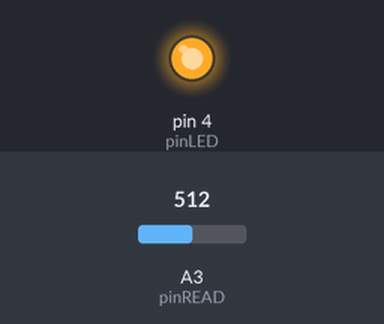
Bench run of a sketch on a simulated Arduino Uno, built with avr-gcc and run on an emulated ATmega328P. Parts: output pins drawn as LEDs (lit = HIGH). The inputs (shaded band) are chosen by the test bench; at power-on: A3 (pinREAD) = 512.

Above: at 1.2 s.
1.3 s: A3 (pinREAD) set to 3
2.8 s: A3 (pinREAD) set to 0
At 3.6 s:
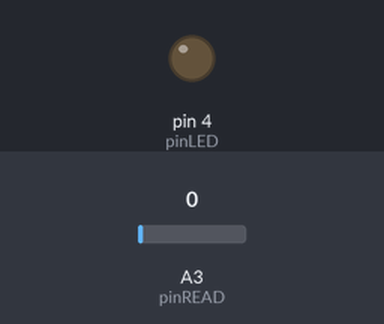
Timing chart, 0 to 5.8 s (numbered marks = the images above; inputs shaded):
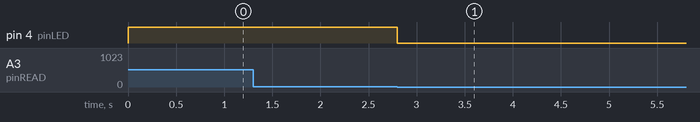

Measured:
- the behaviour switches between 2 and 1 on A3 (pinREAD) (found by bisection; images 0 and 1)
- after the input at 1.3 s, every drawn part: stays the same
- after the input at 2.8 s, pin 4 (pinLED): HIGH → LOW at once

The sketch:

disconnect-when-voltage-drop.ino
```cpp
int pinLED = 4;
int pinREAD=A3;

// the setup function runs once when you press reset or power the board
void setup() {
  // initialize digital pin LED_BUILTIN as an output.
  pinMode(pinLED, OUTPUT);
  Serial.begin(9600);
  digitalWrite(pinLED, HIGH);
}

// the loop function runs over and over again forever
void loop() {
  int value = analogRead(pinREAD);
  float volt = value * 5.0 / 1023.0;
  if (value < 2) {
    digitalWrite(pinLED, LOW);
  }
}
```
